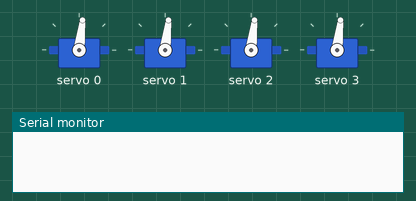
Simulated run of this sketch. Board: Arduino Uno, built with avr-gcc and run on an emulated ATmega328P. Shown: 4 × servo, the last lines printed to the serial monitor.

Above: at 0.1 s.
At 7.6 s:
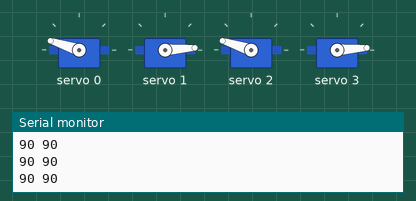
At 18.5 s:
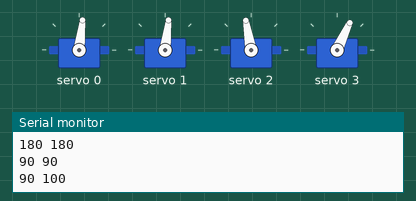
At 21.9 s:
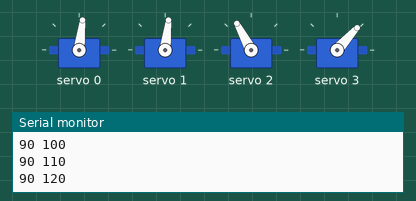
At 27.0 s:
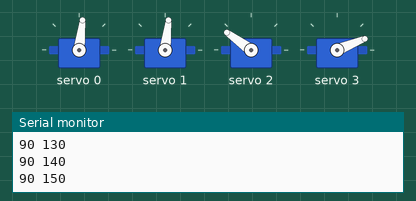
At 37.2 s:
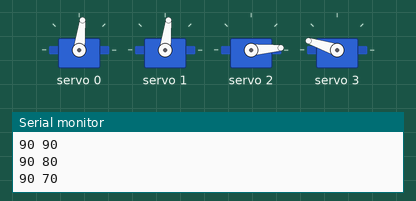
Timing chart, 0 to 38.7 s (numbered marks = the images above):
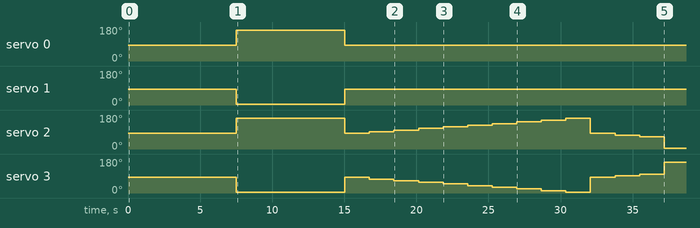

Measured:
- by itself, servo 0: 83° → 162° at 7.5 s, → 83° 7.5 s later
- by itself, servo 1: 83° → 4° at 7.5 s, → 83° 7.5 s later
- by itself, servo 2: 83° → 162° at 7.5 s, → 83° 7.5 s later, → 92° 1.7 s later, → 100° 1.7 s later, … (15 changes in this stretch)
- by itself, servo 3: 83° → 4° at 7.5 s, → 83° 7.5 s later, → 74° 1.7 s later, → 65° 1.7 s later, … (15 changes in this stretch)

The sketch:

inplane_sweep.ino
```cpp
#include <Adafruit_PWMServoDriver.h>
#include <Servo.h>
#include <Wire.h>

Adafruit_PWMServoDriver pwm = Adafruit_PWMServoDriver();

#define SERVOMIN  120 // This is the 'minimum' pulse length count (out of 4096) OLD: 110, 100
#define SERVOMAX  453 // This   is the 'maximum' pulse length count (out of 4096) OLD: 550
#define USMIN  550 // This is the rounded 'minimum' microsecond length based on the minimum pulse of 150 - 550 w/center of 1465-1487
#define USMAX  2425 // This is the rounded 'maximum' microsecond length based on the maximum pulse of 600 - 2425 w/center of 1465-1487
#define SERVO_FREQ 50 // Analog servos run at ~50 Hz updates

uint8_t servonum = 0;
//int sweep[19] = {0, 10, 20, 30, 40, 50, 60, 70, 80, 90, 100, 110, 120, 130, 140, 150, 160, 170, 180};
//int sweep2[19] = {0, 10, 20, 30, 40, 50, 60, 70, 80, 90, 100, 110, 120, 130, 140, 150, 160, 170, 180};
int sweep[15] = {90, 80, 70, 100, 110, 120, 130, 140, 150, 160, 170, 180};
int sweep2[16] = {90, 100, 110, 120, 130, 140, 150, 160, 170, 180, 90, 80, 70};
uint8_t angle_odd = 90;
uint8_t angle_even = 90;
uint8_t angle_max = 180;
uint8_t angle_min = 0;
uint8_t num1 = 90;
uint8_t num2 = 90;

uint8_t inverse(uint8_t num){
  return 180 - num;
}

void setup() {
  // put your setup code here, to run once:
  Serial.begin(115200);
  pwm.begin();
  pwm.setOscillatorFrequency(27000000);
  pwm.setPWMFreq(SERVO_FREQ);  // Analog servos run at ~50 Hz updates
}

void loop() {
//  Serial.println(servonum);

  for(uint8_t p=0; p<5; p++){
    num1 = 90; num2 = 90;

    uint16_t pulselen = map(num1, 0, 180, SERVOMIN, SERVOMAX); pwm.setPWM(0, 0, pulselen);
    pulselen = map(inverse(num1), 0, 180, SERVOMIN, SERVOMAX); pwm.setPWM(1, 0, pulselen);

    pulselen = map(num2, 0, 180, SERVOMIN, SERVOMAX); pwm.setPWM(2, 0, pulselen);
    pulselen = map(inverse(num2), 0, 180, SERVOMIN, SERVOMAX); pwm.setPWM(3, 0, pulselen);
    delay(1500);
    Serial.print(num1);
    Serial.print(" ");
    Serial.println(num2);
  }

  for(uint8_t p=0; p<5; p++){
    num1 = 180; num2 = 180;

    uint16_t pulselen = map(num1, 0, 180, SERVOMIN, SERVOMAX); pwm.setPWM(0, 0, pulselen);
    pulselen = map(inverse(num1), 0, 180, SERVOMIN, SERVOMAX); pwm.setPWM(1, 0, pulselen);

    pulselen = map(num2, 0, 180, SERVOMIN, SERVOMAX); pwm.setPWM(2, 0, pulselen);
    pulselen = map(inverse(num2), 0, 180, SERVOMIN, SERVOMAX); pwm.setPWM(3, 0, pulselen);
    delay(1500);
    Serial.print(num1);
    Serial.print(" ");
    Serial.println(num2);
  }


  for(uint8_t i=0; i<15; i++){

    // Bend in one direction
    for(uint8_t j=0; j<16; j++){

      num1 = sweep[i];
      num2 = sweep2[j];

      uint16_t pulselen = map(num1, 0, 180, SERVOMIN, SERVOMAX); pwm.setPWM(0, 0, pulselen);
      pulselen = map(inverse(num1), 0, 180, SERVOMIN, SERVOMAX); pwm.setPWM(1, 0, pulselen);

      pulselen = map(num2, 0, 180, SERVOMIN, SERVOMAX); pwm.setPWM(2, 0, pulselen);
      pulselen = map(inverse(num2), 0, 180, SERVOMIN, SERVOMAX); pwm.setPWM(3, 0, pulselen);
      delay(1500);
      Serial.print(num1);
      Serial.print(" ");
      Serial.println(num2);
      delay(200);
    }

    // Neutral for one second
    num1 = 90; num2 = 90;

    uint16_t pulselen = map(num1, 0, 180, SERVOMIN, SERVOMAX); pwm.setPWM(0, 0, pulselen);
    pulselen = map(inverse(num1), 0, 180, SERVOMIN, SERVOMAX); pwm.setPWM(1, 0, pulselen);

    pulselen = map(num2, 0, 180, SERVOMIN, SERVOMAX); pwm.setPWM(2, 0, pulselen);
    pulselen = map(inverse(num2), 0, 180, SERVOMIN, SERVOMAX); pwm.setPWM(3, 0, pulselen);
    delay(1500);
    Serial.print(num1);
    Serial.print(" ");
    Serial.println(num2);
    delay(200);


    // Bend the other way
    for(uint8_t j=0; j<16; j++){

      num1 = sweep[i];
      num2 = sweep2[j];

      uint16_t pulselen = map(num2, 0, 180, SERVOMIN, SERVOMAX); pwm.setPWM(0, 0, pulselen);
      pulselen = map(inverse(num2), 0, 180, SERVOMIN, SERVOMAX); pwm.setPWM(1, 0, pulselen);

      pulselen = map(num1, 0, 180, SERVOMIN, SERVOMAX); pwm.setPWM(2, 0, pulselen);
      pulselen = map(inverse(num1), 0, 180, SERVOMIN, SERVOMAX); pwm.setPWM(3, 0, pulselen);
      delay(1500);
      Serial.print(num2);
      Serial.print(" ");
      Serial.println(num1);
      delay(200);
    }
  }

}
```
